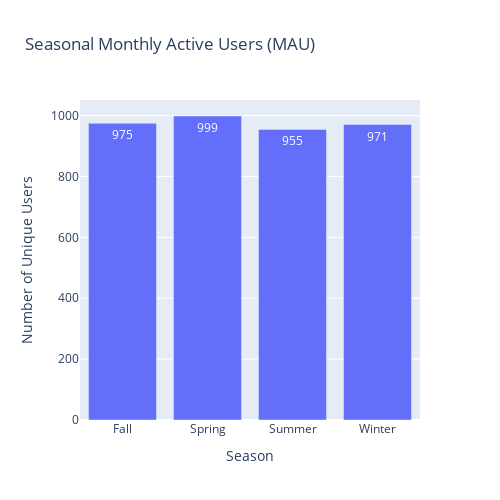

The notebook cell saved with this chart:
### Code cell
fig = px.bar(
    x=seasonal_mau.index, 
    y=seasonal_mau.values, 
    title='Seasonal Monthly Active Users (MAU)',
    text=seasonal_mau.values)\
    .update_layout(xaxis_title='Season', yaxis_title='Number of Unique Users', width=500, height=500)

fig.show()

### Figure 1 — Plotly figure (JSON) as saved in the notebook; plotly's stock layout.template omitted (floating-point values rounded to 4 significant figures)
{"data": [{"alignmentgroup": "True", "hovertemplate": "x=%{x}<br>y=%{y}<br>text=%{text}<extra></extra>", "legendgroup": "", "marker": {"color": "#636efa", "pattern": {"shape": ""}}, "name": "", "offsetgroup": "", "orientation": "v", "showlegend": false, "text": [975, 999, 955, 971], "textposition": "auto", "type": "bar", "x": ["Fall", "Spring", "Summer", "Winter"], "xaxis": "x", "y": [975, 999, 955, 971], "yaxis": "y"}], "layout": {"barmode": "relative", "height": 500, "legend": {"tracegroupgap": 0}, "title": {"text": "Seasonal Monthly Active Users (MAU)"}, "width": 500, "xaxis": {"anchor": "y", "domain": [0, 1], "title": {"text": "Season"}}, "yaxis": {"anchor": "x", "domain": [0, 1], "title": {"text": "Number of Unique Users"}}}}
